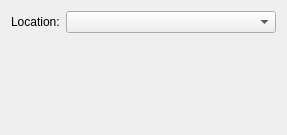
<ui version="4.0" >
 <class>CafeteriaConfig</class>
 <widget class="QWidget" name="CafeteriaConfig" >
  <property name="geometry" >
   <rect>
    <x>0</x>
    <y>0</y>
    <width>287</width>
    <height>135</height>
   </rect>
  </property>
  <property name="windowTitle" >
   <string>Configuration</string>
  </property>
  <layout class="QVBoxLayout" name="verticalLayout" >
   <item>
    <layout class="QFormLayout" name="formLayout" >
     <item row="0" column="0" >
      <widget class="QLabel" name="label" >
       <property name="text" >
        <string comment="Place of a cafeteria" >Location:</string>
       </property>
       <property name="buddy" >
        <cstring>locationComboBox</cstring>
       </property>
      </widget>
     </item>
     <item row="0" column="1" >
      <widget class="QComboBox" name="locationComboBox" />
     </item>
    </layout>
   </item>
  </layout>
 </widget>
 <resources/>
 <connections/>
</ui>
